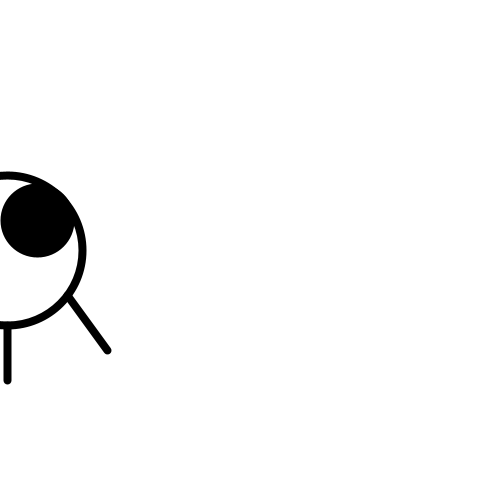
Frame 1 (no input)
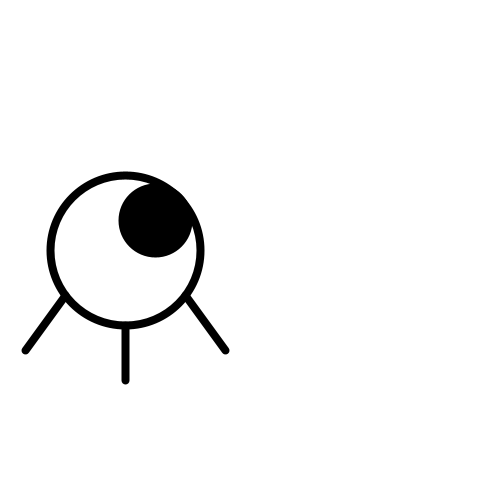
Frame 60 (the mouse pressed at the canvas centre just before this capture)
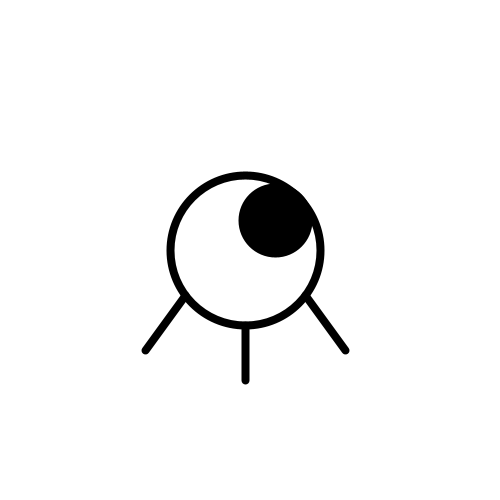
Frame 120 (the mouse held since frame 60 and released just before this capture)

The Processing sketch that drew these frames (run headless with seeded random() and noise(); from frame 60 on, the mouse is pressed at the canvas centre):

// Processing sketch: processing_52025
// ── processing_52025.pde

int xpos=5, xdirection = 2,ypos=250; //left or right

void setup(){
  size(500,500);
  smooth();
}

void draw(){
  background(255);
  xpos = xpos + xdirection;
  if (xpos>500 ||xpos<0){
    xdirection*=-1;
  }
  strokeWeight(8);
  noFill();
  ellipse(xpos,ypos, 150,150);
  fill(0);
  ellipse(xpos+30,ypos-30,66,66);
  line(xpos-60,ypos+45,xpos-100,ypos+100);
  line(xpos,ypos+75,xpos,ypos+130);
  line(xpos+60,ypos+45,xpos+100,ypos+100);
}               
